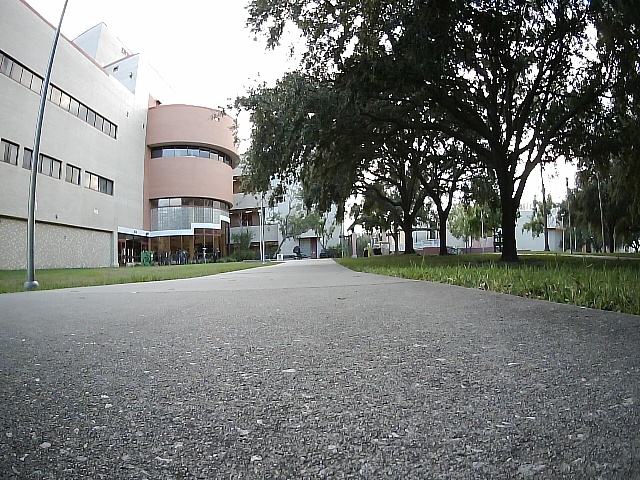
#> input picture photos/photo_20251006_215623.jpg, 640 x 480 px, given in place of photo_20251006_215623.png, which was not available
$ python EdgeLine.py
#> lines starting #> are read from the running program, lines starting #| are printed output that depends on the picture; after the words box and inside, x2 and y2 are one past the last pixel; in counts of white or black regions, pixels touching at a corner belong together; long printed decimals are rounded; pictures that were not available may be replaced by others from this repository, and a replacement may not be noted
import cv2
import numpy as np

acceptable_b = [128, 232,60]
acceptable_g = [64, 35,20]
acceptable_r= [128, 244,220]
K = np.array([
    [524.29384, 0, 543.91968],
    [0, 557.31848, 273.30891],
    [0, 0, 1]
])
dist = np.array([-0.406832, 0.080272, -0.002452, -0.062491, 0.0])


'''def get_edges(img, width_minor, width_greater):
  height, width, channel = img.shape

  stopped = 1
  line_points = []
  previous = np.array([0, 0, 0])

  for i in range(width_greater -1, width_minor, -1):
    if stopped <= 0:
      stopped = 1
    for j in range(height - stopped, 0, -1):
      pixel = img[j, i]       # pixel is [B, G, R]
      b, g, r = pixel
      if( r not in acceptable_r or g not in acceptable_g or b not in acceptable_b):
        if not np.array_equal(previous, pixel):
          line_points.append([j, i ])
          print([j, i])
        stopped = j -20
        break
      previous = pixel

  pts = np.array(line_points, dtype=np.float32).reshape(-1, 1, 2)
  undistorted = cv2.undistortPoints(pts, K, dist)
  points = undistorted.reshape(-1, 2)

  x = points[:, 0]  # horizontal
  y = points[:, 1]  # vertical


  # Fit line y = m*x + b
  A = np.vstack([x, np.ones_like(x)]).T
  m, b = np.linalg.lstsq(A, y, rcond=None)[0]


  print(f"Slope (normalized): {m:.6f}, Intercept: {b:.6f}")

  N = len(line_points)
  if N > 1:
    points = np.array(line_points)

    y = points[:,0]
    x = points[:,1]
    # Fit line: y = m*x + b
    A = np.vstack([x, np.ones(len(line_points))]).T
    ml, bl = np.linalg.lstsq(A, y, rcond=None)[0]

    print(f"Slope: {ml}, Intercept: {bl}")

  return ml, bl'''

def get_edges(img, left):
  height, width, channel = img.shape

  stopped = 1
  line_points = []
  previous = np.array([0, 0, 0])
  if(left):
    width = int(width/2)


  for i in range(width -1, width - 320, -1):
    if stopped <= 0:
      stopped = 1
    for j in range(height - stopped, 0, -1):
      pixel = img[j, i]       # pixel is [B, G, R]
      b, g, r = pixel
      if(j != height - stopped and (r not in acceptable_r or g not in acceptable_g or b not in acceptable_b)):
        if not np.array_equal(previous, pixel):
          line_points.append([j, i ])
        break
      previous = pixel
  N = len(line_points)
  if N > 1:
    points = np.array(line_points)

    y = points[:,0]
    x = points[:,1]
    # Fit line: y = m*x + b
    A = np.vstack([x, np.ones(len(line_points))]).T
    m, b = np.linalg.lstsq(A, y, rcond=None)[0]

    print(f"Slope: {m}, Intercept: {b}")
  pts = np.array(line_points, dtype=np.float32).reshape(-1, 1, 2)
  undistorted = cv2.undistortPoints(pts, K, dist)
  points = undistorted.reshape(-1, 2)
  if N > 1:

    y = points[:,0]
    x = points[:,1]
    # Fit line: y = m*x + b
    A = np.vstack([x, np.ones(len(line_points))]).T
    mn, bn = np.linalg.lstsq(A, y, rcond=None)[0]

    print(f"Slope(normalized): {mn}, Intercept: {bn}")


  return [m, b, mn, bn, line_points[N-1][0]]


# Load image
img = cv2.imread("C:\\Users\\User\\Downloads\\Fast-SCNN\\Fast-SCNN-pytorch\\test_result\\photo_20251006_215623.png")
#> img is the input picture: shape (480, 640, 3); mean B, G, R 119.6, 122, 119.7
height, width, channel = img.shape
#> height = 480; width = 640; channel = 3
# Define the cropping region
# Syntax: img[y1:y2, x1:x2]
left_cropped = img[240:480, 000:240]
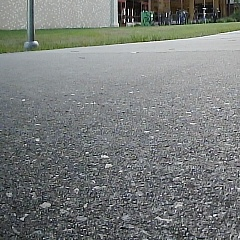
#> left_cropped: shape (240, 240, 3); mean B, G, R 123.1, 124.4, 120.7
right_cropped = img[240:480, 400:640]
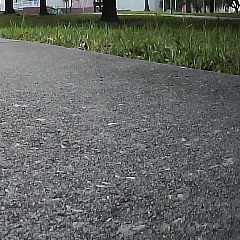
#> right_cropped: shape (240, 240, 3); mean B, G, R 98.6, 102.6, 98.1
width_right_cropped = 320
left_slope, left_intercept, left_slope_n, left_intercept_n, last  = get_edges(img, True)
#> after the loop in get_edges, `for i in range(width -1, width - 320, -1):`: line_points = 316 pairs, first value 478 to 478, second value 1 to 319; stopped = 1
#> in get_edges, `N = len(line_points)`: N = 316
#> in get_edges, `points = np.array(line_points)`: points has the same summary as line_points
#> in get_edges, `y = points[:,0]`: y = 316 values from 478 to 478
#> in get_edges, `x = points[:,1]`: x = 316 values, max 319 at index 0, min 1 at index 315, mean 159.8
#> in get_edges, `A = np.vstack([x, np.ones(len(line_points))]).T`: A = 316 pairs, first value 1 to 319, second value 1 to 1
#> in get_edges, `m, b = np.linalg.lstsq(A, y, rcond=None)[0]`: m = -6.49e-16; b = 478
#| Slope: -6.487361990974783e-16, Intercept: 478.000
#> in get_edges, `pts = np.array(line_points, dtype=np.float32).reshape(-1, 1, 2)`: pts = 316 rows, first 8: [478, 319], [478, 318], [478, 317], [478, 316], [478, 315], [478, 314], [478, 312], [478, 311]
#> in get_edges, `undistorted = cv2.undistortPoints(pts, K, dist)`: undistorted = 316 rows, first 8: [-0.124, 0.0815], [-0.124, 0.0797], [-0.124, 0.0779], [-0.124, 0.0762], [-0.124, 0.0744], [-0.124, 0.0726], [-0.124, 0.069], [-0.124, 0.0672]
#> in get_edges, `points = undistorted.reshape(-1, 2)`: points = 316 pairs, first value -0.124 to -0.118, second value -0.542 to 0.0815
#> in get_edges, `y = points[:,0]`: y = 316 values, max -0.118 at index 315, min -0.124 at index 31, mean -0.122
#> in get_edges, `x = points[:,1]`: x = 316 values, max 0.0815 at index 0, min -0.542 at index 315, mean -0.213
#> in get_edges, `A = np.vstack([x, np.ones(len(line_points))]).T`: A = 316 pairs, first value -0.542 to 0.0815, second value 1 to 1
#> in get_edges, `mn, bn = np.linalg.lstsq(A, y, rcond=None)[0]`: mn = -0.00752; bn = -0.124
#| Slope(normalized): -0.007519, Intercept: -0.124
#> left_slope = -6.49e-16; left_intercept = 478; left_slope_n = -0.00752; left_intercept_n = -0.124; last = 478
right_slope, right_intercept, right_slope_n, right_intercept_n, last  = get_edges(img, False)
#| Slope: -1.9468140209054422e-16, Intercept: 478.000
#> in get_edges (call 2), `pts = np.array(line_points, dtype=np.float32).reshape(-1, 1, 2)`: pts = 315 rows, first 8: [478, 639], [478, 638], [478, 637], [478, 636], [478, 635], [478, 634], [478, 633], [478, 632]
#> in get_edges (call 2), `undistorted = cv2.undistortPoints(pts, K, dist)`: undistorted = 315 rows, first 8: [-0.104, 0.891], [-0.104, 0.886], [-0.104, 0.881], [-0.105, 0.875], [-0.105, 0.87], [-0.106, 0.865], [-0.106, 0.859], [-0.106, 0.854]
#| Slope(normalized): 0.01994, Intercept: -0.128
#> right_slope = -1.95e-16; right_intercept = 478; right_slope_n = 0.0199; right_intercept_n = -0.128
# left_slope, left_intercept = get_edges(left_cropped)
# Show or save cropped image

width = 640
height_cropped = 240
for x in range(width-1, 0, -1):
    if x < 640:
      y_left = int(left_slope*(x) + left_intercept)
      yn_left = int(left_slope_n*x + ( (left_slope*(width_right_cropped) + left_intercept)- left_slope_n*(width_right_cropped)))
      y_right = int(right_slope*(x) + right_intercept)
      yn_right = int(right_slope_n*x + ( (right_slope*(width_right_cropped) + right_intercept)- right_slope_n*(width_right_cropped)))
    else:
      continue
    y_img_left = min(max(y_left, 0), height - 1)
    img[y_img_left, x] = [0, 0, 0]

    y_img_n_left = min(max(yn_left, 0), height - 1)
    img[y_img_n_left, x] = [0, 0, 0]

    y_img_right = min(max(y_right, 0), height - 1)
    img[y_img_right, x] = [0, 0, 0]

    y_img_n_right = min(max(yn_right, 0), height - 1)
    img[y_img_n_right, x] = [0, 0, 0]
#> this loop made 639 passes
#> (yn_left, yn_right, y_img_n_left) on passes 1 to 12: (475, 484, 475), (475, 484, 475), (475, 484, 475), (475, 484, 475), (475, 484, 475), (475, 484, 475), (475, 484, 475), (475, 484, 475), (475, 484, 475), (475, 484, 475), (475, 484, 475), (475, 484, 475)
#> (yn_left, yn_right) on passes 61 to 66: (476, 483), (476, 483), (476, 483), (476, 483), (476, 483), (476, 483)
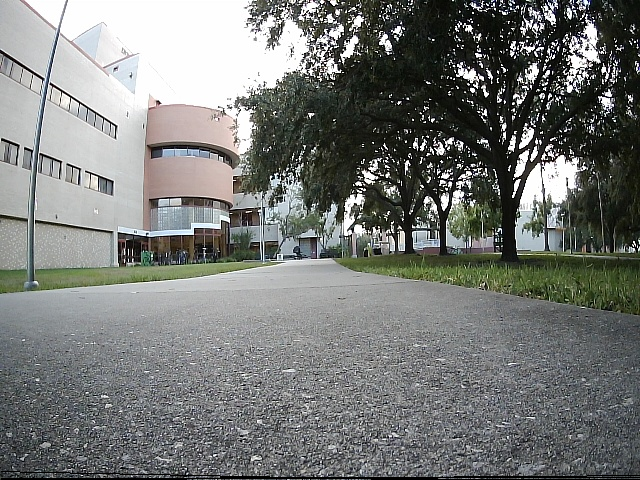
#> img: shape (480, 640, 3); 0.58% of pixels changed, all inside (x1, y1, x2, y2) = (1, 471, 640, 480)


cv2.imshow("Image", img)
cv2.waitKey(0)
cv2.destroyAllWindows()

$ run again, with photos/photo_20251006_214653.jpg copied over photos/photo_20251006_215623.jpg
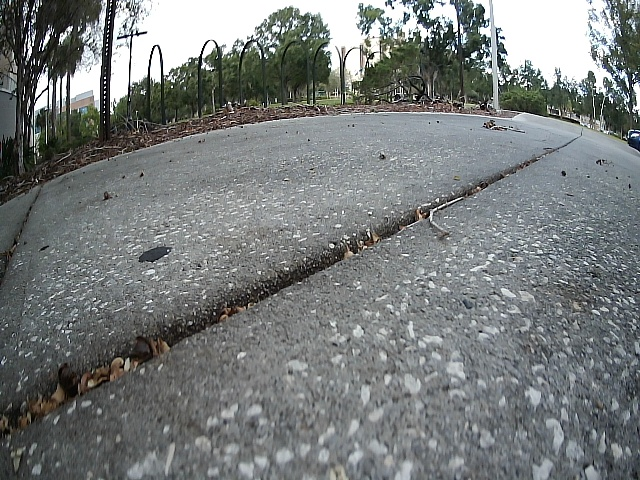
#> input picture photos/photo_20251006_214653.jpg, 640 x 480 px, given in place of photo_20251006_215623.png, which was not available
#> img is the input picture: shape (480, 640, 3); mean B, G, R 123.1, 123.5, 119.4
#> `right_cropped = img[240:480, 400:640]`:
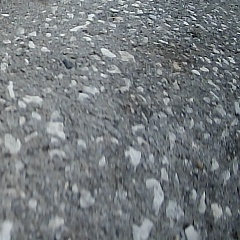
#> right_cropped: shape (240, 240, 3); mean B, G, R 125.4, 121.8, 116.3
#> after the loop in get_edges, `for i in range(width -1, width - 320, -1):`: line_points = 292 pairs, first value 478 to 478, second value 1 to 319; stopped = 1
#> N = 292
#> in get_edges, `points = np.array(line_points)`: points has the same summary as line_points
#> in get_edges, `y = points[:,0]`: y = 292 values from 478 to 478
#> in get_edges, `x = points[:,1]`: x = 292 values, max 319 at index 0, min 1 at index 291, mean 161.8
#> in get_edges, `A = np.vstack([x, np.ones(len(line_points))]).T`: A = 292 pairs, first value 1 to 319, second value 1 to 1
#> m = 1.83e-16; b = 478
#| Slope: 1.828748667480769e-16, Intercept: 478.000
#> pts = 292 rows, first 8: [478, 319], [478, 316], [478, 315], [478, 314], [478, 313], [478, 312], [478, 311], [478, 310]
#> undistorted = 292 rows, first 8: [-0.124, 0.0815], [-0.124, 0.0762], [-0.124, 0.0744], [-0.124, 0.0726], [-0.124, 0.0708], [-0.124, 0.069], [-0.124, 0.0672], [-0.124, 0.0654]
#> in get_edges, `points = undistorted.reshape(-1, 2)`: points = 292 pairs, first value -0.124 to -0.118, second value -0.542 to 0.0815
#> in get_edges, `y = points[:,0]`: y = 292 values, max -0.118 at index 291, min -0.124 at index 29, mean -0.122
#> in get_edges, `x = points[:,1]`: x = 292 values, max 0.0815 at index 0, min -0.542 at index 291, mean -0.209
#> in get_edges, `A = np.vstack([x, np.ones(len(line_points))]).T`: A = 292 pairs, first value -0.542 to 0.0815, second value 1 to 1
#> mn = -0.00749; bn = -0.124
#| Slope(normalized): -0.007487, Intercept: -0.124
#> left_slope = 1.83e-16; left_intercept = 478; left_slope_n = -0.00749; left_intercept_n = -0.124; last = 478
#| Slope: -3.332288888477896e-16, Intercept: 478.000
#> pts = 289 rows, first 8: [478, 639], [478, 638], [478, 637], [478, 636], [478, 635], [478, 634], [478, 633], [478, 632]
#> undistorted = 289 rows, first 8: [-0.104, 0.891], [-0.104, 0.886], [-0.104, 0.881], [-0.105, 0.875], [-0.105, 0.87], [-0.106, 0.865], [-0.106, 0.859], [-0.106, 0.854]
#| Slope(normalized): 0.02008, Intercept: -0.1281
#> right_slope = -3.33e-16; right_intercept = 478; right_slope_n = 0.0201; right_intercept_n = -0.128
#> the loop `for x in range(width-1, 0, -1):` made 639 passes
#> (yn_left, yn_right, y_img_n_left) on passes 1 to 8: (475, 484, 475), (475, 484, 475), (475, 484, 475), (475, 484, 475), (475, 484, 475), (475, 484, 475), (475, 484, 475), (475, 484, 475)
#> after the loop `for x in range(width-1, 0, -1):`:
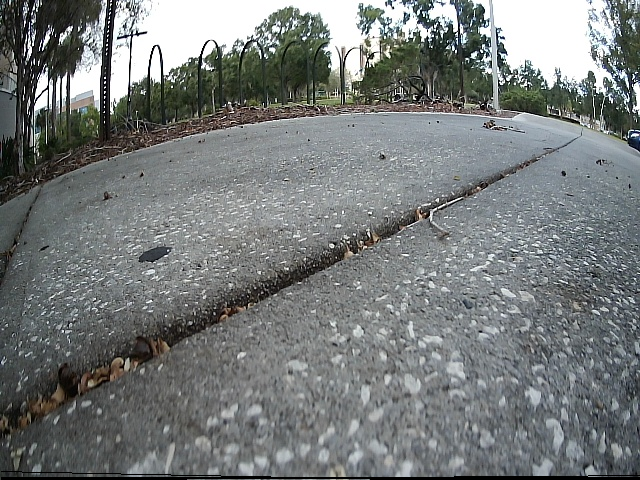
#> img: shape (480, 640, 3); 0.71% of pixels changed, all inside (x1, y1, x2, y2) = (1, 471, 640, 480)

$ run again, with photos/photo_20251006_214656.jpg copied over photos/photo_20251006_215623.jpg
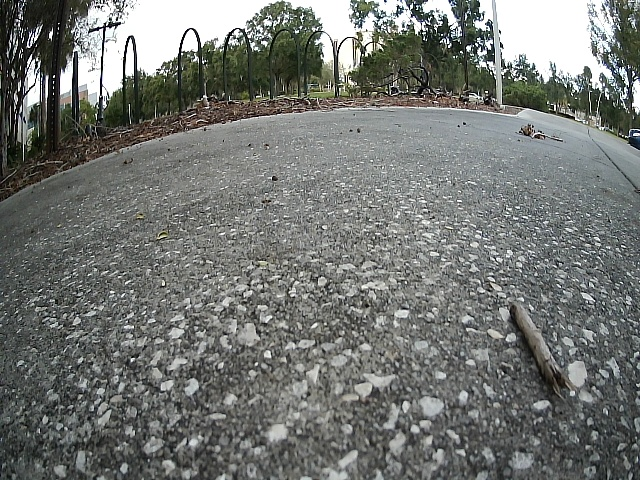
#> input picture photos/photo_20251006_214656.jpg, 640 x 480 px, given in place of photo_20251006_215623.png, which was not available
#> img is the input picture: shape (480, 640, 3); mean B, G, R 114.6, 118, 115.2
#> `right_cropped = img[240:480, 400:640]`:
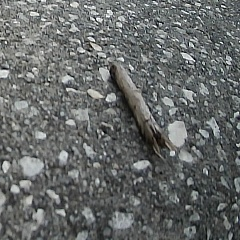
#> right_cropped: shape (240, 240, 3); mean B, G, R 104.7, 105.6, 102.5
#> after the loop in get_edges, `for i in range(width -1, width - 320, -1):`: line_points = 304 pairs, first value 478 to 478, second value 1 to 319; stopped = 1
#> N = 304
#> in get_edges, `points = np.array(line_points)`: points has the same summary as line_points
#> in get_edges, `y = points[:,0]`: y = 304 values from 478 to 478
#> in get_edges, `x = points[:,1]`: x = 304 values, max 319 at index 0, min 1 at index 303, mean 160
#> in get_edges, `A = np.vstack([x, np.ones(len(line_points))]).T`: A = 304 pairs, first value 1 to 319, second value 1 to 1
#> m = -2.73e-16; b = 478
#| Slope: -2.728695642367688e-16, Intercept: 478.000
#> pts = 304 rows, first 8: [478, 319], [478, 318], [478, 317], [478, 316], [478, 315], [478, 314], [478, 313], [478, 311]
#> undistorted = 304 rows, first 8: [-0.124, 0.0815], [-0.124, 0.0797], [-0.124, 0.0779], [-0.124, 0.0762], [-0.124, 0.0744], [-0.124, 0.0726], [-0.124, 0.0708], [-0.124, 0.0672]
#> in get_edges, `points = undistorted.reshape(-1, 2)`: points = 304 pairs, first value -0.124 to -0.118, second value -0.542 to 0.0815
#> in get_edges, `y = points[:,0]`: y = 304 values, max -0.118 at index 303, min -0.124 at index 30, mean -0.122
#> in get_edges, `x = points[:,1]`: x = 304 values, max 0.0815 at index 0, min -0.542 at index 303, mean -0.213
#> in get_edges, `A = np.vstack([x, np.ones(len(line_points))]).T`: A = 304 pairs, first value -0.542 to 0.0815, second value 1 to 1
#> mn = -0.00751; bn = -0.124
#| Slope(normalized): -0.007507, Intercept: -0.124
#> left_slope = -2.73e-16; left_intercept = 478; left_slope_n = -0.00751; left_intercept_n = -0.124; last = 478
#| Slope: 4.958272670864897e-16, Intercept: 478.000
#> pts = 316 rows, first 8: [478, 639], [478, 638], [478, 637], [478, 636], [478, 635], [478, 634], [478, 633], [478, 632]
#> undistorted = 316 rows, first 8: [-0.104, 0.891], [-0.104, 0.886], [-0.104, 0.881], [-0.105, 0.875], [-0.105, 0.87], [-0.106, 0.865], [-0.106, 0.859], [-0.106, 0.854]
#| Slope(normalized): 0.01995, Intercept: -0.128
#> right_slope = 4.96e-16; right_intercept = 478; right_slope_n = 0.0199; right_intercept_n = -0.128
#> the loop `for x in range(width-1, 0, -1):` made 639 passes
#> (yn_left, yn_right, y_img_n_left) on passes 1 to 8: (475, 484, 475), (475, 484, 475), (475, 484, 475), (475, 484, 475), (475, 484, 475), (475, 484, 475), (475, 484, 475), (475, 484, 475)
#> after the loop `for x in range(width-1, 0, -1):`:
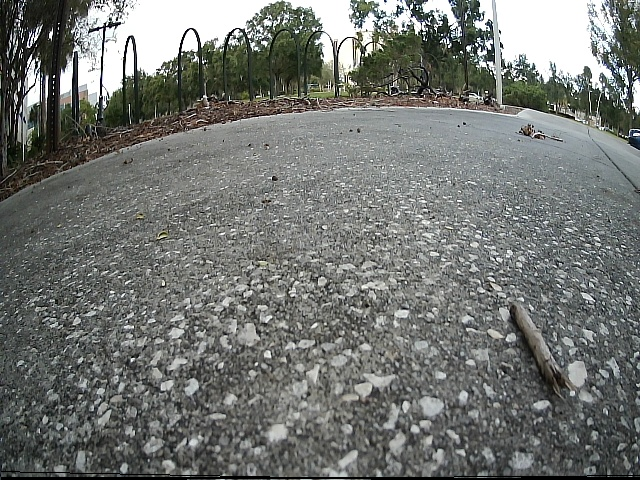
#> img: shape (480, 640, 3); 0.69% of pixels changed, all inside (x1, y1, x2, y2) = (1, 471, 640, 480)

$ run again, with photos/photo_20251006_214703.jpg copied over photos/photo_20251006_215623.jpg
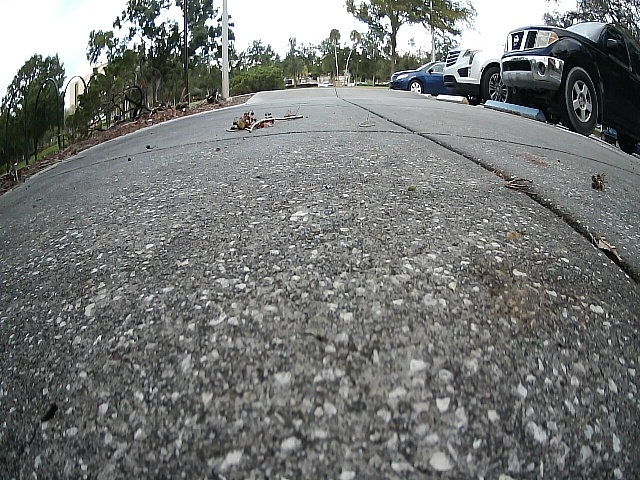
#> input picture photos/photo_20251006_214703.jpg, 640 x 480 px, given in place of photo_20251006_215623.png, which was not available
#> img is the input picture: shape (480, 640, 3); mean B, G, R 117.4, 118.8, 116.8
#> `right_cropped = img[240:480, 400:640]`:
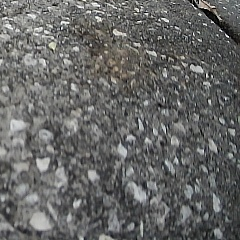
#> right_cropped: shape (240, 240, 3); mean B, G, R 101.6, 102.9, 102.4
#> after the loop in get_edges, `for i in range(width -1, width - 320, -1):`: line_points = 303 pairs, first value 478 to 478, second value 1 to 319; stopped = 1
#> N = 303
#> in get_edges, `points = np.array(line_points)`: points has the same summary as line_points
#> in get_edges, `y = points[:,0]`: y = 303 values from 478 to 478
#> in get_edges, `x = points[:,1]`: x = 303 values, max 319 at index 0, min 1 at index 302, mean 160.3
#> in get_edges, `A = np.vstack([x, np.ones(len(line_points))]).T`: A = 303 pairs, first value 1 to 319, second value 1 to 1
#> m = -1.4e-16; b = 478
#| Slope: -1.3953432794168488e-16, Intercept: 478.0
#> pts = 303 rows, first 8: [478, 319], [478, 317], [478, 316], [478, 315], [478, 314], [478, 313], [478, 312], [478, 311]
#> undistorted = 303 rows, first 8: [-0.124, 0.0815], [-0.124, 0.0779], [-0.124, 0.0762], [-0.124, 0.0744], [-0.124, 0.0726], [-0.124, 0.0708], [-0.124, 0.069], [-0.124, 0.0672]
#> in get_edges, `points = undistorted.reshape(-1, 2)`: points = 303 pairs, first value -0.124 to -0.118, second value -0.542 to 0.0815
#> in get_edges, `y = points[:,0]`: y = 303 values, max -0.118 at index 302, min -0.124 at index 30, mean -0.122
#> in get_edges, `x = points[:,1]`: x = 303 values, max 0.0815 at index 0, min -0.542 at index 302, mean -0.212
#> in get_edges, `A = np.vstack([x, np.ones(len(line_points))]).T`: A = 303 pairs, first value -0.542 to 0.0815, second value 1 to 1
#> mn = -0.00758; bn = -0.124
#| Slope(normalized): -0.007579, Intercept: -0.124
#> left_slope = -1.4e-16; left_intercept = 478; left_slope_n = -0.00758; left_intercept_n = -0.124; last = 478
#| Slope: 4.602342994589195e-17, Intercept: 478.000
#> pts = 305 rows, first 8: [478, 639], [478, 638], [478, 637], [478, 636], [478, 635], [478, 634], [478, 633], [478, 632]
#> undistorted = 305 rows, first 8: [-0.104, 0.891], [-0.104, 0.886], [-0.104, 0.881], [-0.105, 0.875], [-0.105, 0.87], [-0.106, 0.865], [-0.106, 0.859], [-0.106, 0.854]
#| Slope(normalized): 0.02011, Intercept: -0.128
#> right_slope = 4.6e-17; right_intercept = 478; right_slope_n = 0.0201; right_intercept_n = -0.128
#> the loop `for x in range(width-1, 0, -1):` made 639 passes
#> (yn_left, y_right, yn_right, y_img_n_left, y_img_right) on passes 1 to 8: (475, 478, 484, 475, 478), (475, 478, 484, 475, 478), (475, 478, 484, 475, 478), (475, 478, 484, 475, 478), (475, 478, 484, 475, 478), (475, 478, 484, 475, 478), (475, 478, 484, 475, 478), (475, 478, 484, 475, 478)
#> after the loop `for x in range(width-1, 0, -1):`:
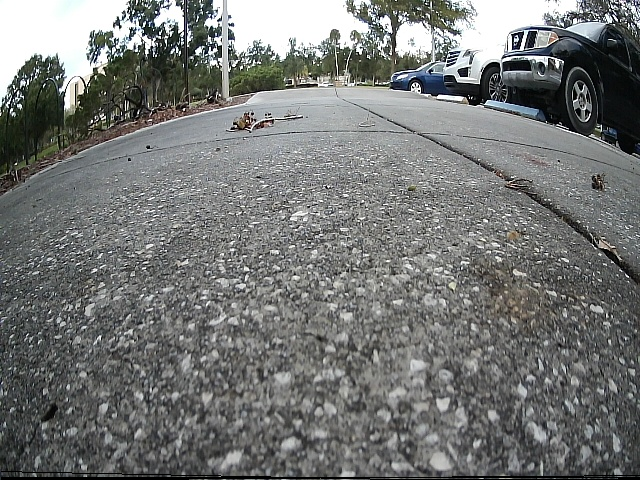
#> img: shape (480, 640, 3); 0.63% of pixels changed, all inside (x1, y1, x2, y2) = (1, 471, 640, 480)
